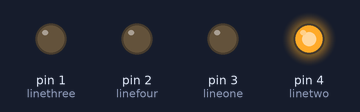
Simulated run of this sketch. Board: Arduino Uno, built with avr-gcc and run on an emulated ATmega328P. Shown: output pins drawn as LEDs (lit = HIGH).

Above: at 0.3 s.
At 4.8 s:
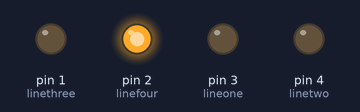
At 11.5 s:
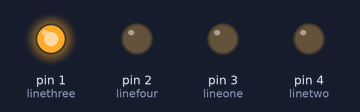
At 18.0 s:
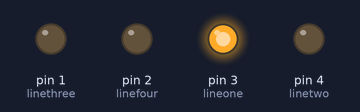
Timing chart, 0 to 23.4 s (numbered marks = the images above):
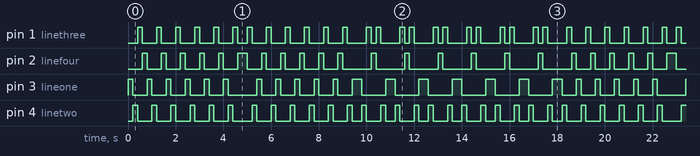

Measured:
- by itself, pin 1 (linethree), pin 4 (linetwo): moves between LOW and HIGH, repeating every 16.6 s
- by itself, pin 2 (linefour), pin 3 (lineone): moves between LOW and HIGH, repeating every 18.0 s
- by itself, everything shown: repeats every 18.0 s, in 82 steps

The sketch:

matrix8x4buduresmalla.ino
```cpp
/*HRTE PROJECTS -- MATRIX BUDURESMALA ATTINY13A CODING 8x4
 */
int t = 200;
#define lineone   3// To ic pin no2
#define linetwo   4// To ic pin no3
#define linethree 1// To ic pin no6
#define linefour  2// To ic pin no7

void setup() {
 pinMode(lineone,OUTPUT);
 pinMode(linetwo,OUTPUT);
 pinMode(linethree,OUTPUT);
 pinMode(linefour,OUTPUT);
}

void loop() {
 for(int i=0; i<=5; i++) {
   pattern1();
   }
 for(int i=0; i<=5; i++) {
   pattern2();
   }
 for(int i=0; i<=5; i++) {
   pattern3();
   }
}
void pattern1(){
digitalWrite(lineone,HIGH);
delay(t);
digitalWrite(linetwo,HIGH);
digitalWrite(lineone,LOW);
delay(t);
digitalWrite(linethree,HIGH);
digitalWrite(linetwo,LOW);
delay(t);
digitalWrite(linefour,HIGH);
digitalWrite(linethree,LOW);
delay(t);
digitalWrite(linefour,LOW);

}
void pattern2(){
digitalWrite(linefour,HIGH);
delay(t);
digitalWrite(linethree,HIGH);
digitalWrite(linefour,LOW);
delay(t);
digitalWrite(linetwo,HIGH);
digitalWrite(linethree,LOW);
delay(t);
digitalWrite(lineone,HIGH);
digitalWrite(linetwo,LOW);
delay(t);
digitalWrite(lineone,LOW);
}
void pattern3()
{digitalWrite(lineone,HIGH);
delay(t);
digitalWrite(linetwo,HIGH);
digitalWrite(lineone,LOW);
delay(t);
digitalWrite(linethree,HIGH);
digitalWrite(linetwo,LOW);
delay(t);
digitalWrite(linefour,HIGH);
digitalWrite(linethree,LOW);
delay(t);
digitalWrite(linethree,HIGH);
digitalWrite(linefour,LOW);
delay(t);
digitalWrite(linetwo,HIGH);
digitalWrite(linethree,LOW);
delay(t);
digitalWrite(lineone,HIGH);
digitalWrite(linetwo,LOW);
delay(t);
digitalWrite(lineone,LOW);
}
```
